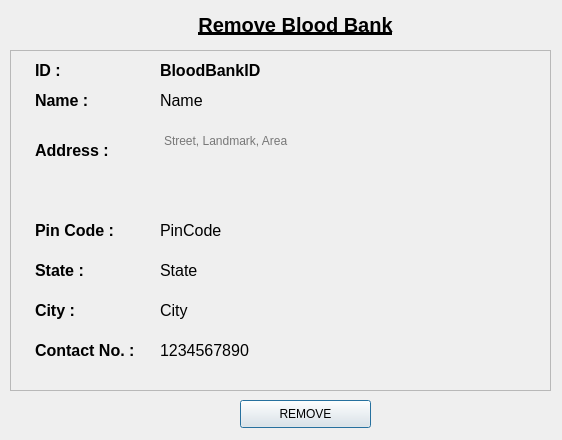
<?xml version="1.0" encoding="UTF-8"?>
<ui version="4.0">
 <class>removeBloodBank</class>
 <widget class="QDialog" name="removeBloodBank">
  <property name="geometry">
   <rect>
    <x>0</x>
    <y>0</y>
    <width>562</width>
    <height>440</height>
   </rect>
  </property>
  <property name="sizePolicy">
   <sizepolicy hsizetype="Fixed" vsizetype="Fixed">
    <horstretch>0</horstretch>
    <verstretch>0</verstretch>
   </sizepolicy>
  </property>
  <property name="minimumSize">
   <size>
    <width>562</width>
    <height>440</height>
   </size>
  </property>
  <property name="maximumSize">
   <size>
    <width>562</width>
    <height>440</height>
   </size>
  </property>
  <property name="windowTitle">
   <string/>
  </property>
  <widget class="QPushButton" name="removeButton">
   <property name="geometry">
    <rect>
     <x>240</x>
     <y>400</y>
     <width>131</width>
     <height>28</height>
    </rect>
   </property>
   <property name="text">
    <string>REMOVE</string>
   </property>
  </widget>
  <widget class="QLabel" name="title">
   <property name="geometry">
    <rect>
     <x>130</x>
     <y>0</y>
     <width>331</width>
     <height>51</height>
    </rect>
   </property>
   <property name="text">
    <string>&lt;html&gt;&lt;head/&gt;&lt;body&gt;&lt;p align=&quot;center&quot;&gt;&lt;span style=&quot; font-size:15pt; font-weight:600; text-decoration: underline;&quot;&gt;Remove Blood Bank&lt;/span&gt;&lt;/p&gt;&lt;/body&gt;&lt;/html&gt;</string>
   </property>
  </widget>
  <widget class="QFrame" name="frame">
   <property name="geometry">
    <rect>
     <x>10</x>
     <y>50</y>
     <width>541</width>
     <height>341</height>
    </rect>
   </property>
   <property name="styleSheet">
    <string notr="true"/>
   </property>
   <property name="frameShape">
    <enum>QFrame::StyledPanel</enum>
   </property>
   <property name="frameShadow">
    <enum>QFrame::Raised</enum>
   </property>
   <widget class="QLabel" name="nameLabel">
    <property name="geometry">
     <rect>
      <x>25</x>
      <y>30</y>
      <width>101</width>
      <height>41</height>
     </rect>
    </property>
    <property name="text">
     <string>&lt;html&gt;&lt;head/&gt;&lt;body&gt;&lt;p&gt;&lt;span style=&quot; font-size:12pt; font-weight:600;&quot;&gt;Name :&lt;/span&gt;&lt;/p&gt;&lt;/body&gt;&lt;/html&gt;</string>
    </property>
   </widget>
   <widget class="QLabel" name="addressLabel">
    <property name="geometry">
     <rect>
      <x>25</x>
      <y>80</y>
      <width>101</width>
      <height>41</height>
     </rect>
    </property>
    <property name="text">
     <string>&lt;html&gt;&lt;head/&gt;&lt;body&gt;&lt;p&gt;&lt;span style=&quot; font-size:12pt; font-weight:600;&quot;&gt;Address :&lt;/span&gt;&lt;/p&gt;&lt;/body&gt;&lt;/html&gt;</string>
    </property>
   </widget>
   <widget class="QLabel" name="contactLabel">
    <property name="geometry">
     <rect>
      <x>25</x>
      <y>280</y>
      <width>131</width>
      <height>41</height>
     </rect>
    </property>
    <property name="text">
     <string>&lt;html&gt;&lt;head/&gt;&lt;body&gt;&lt;p&gt;&lt;span style=&quot; font-size:12pt; font-weight:600;&quot;&gt;Contact No. :&lt;/span&gt;&lt;/p&gt;&lt;/body&gt;&lt;/html&gt;</string>
    </property>
   </widget>
   <widget class="QLabel" name="stateLabel">
    <property name="geometry">
     <rect>
      <x>25</x>
      <y>200</y>
      <width>101</width>
      <height>41</height>
     </rect>
    </property>
    <property name="text">
     <string>&lt;html&gt;&lt;head/&gt;&lt;body&gt;&lt;p&gt;&lt;span style=&quot; font-size:12pt; font-weight:600;&quot;&gt;State :&lt;/span&gt;&lt;/p&gt;&lt;/body&gt;&lt;/html&gt;</string>
    </property>
   </widget>
   <widget class="QLabel" name="pinCodeLabel">
    <property name="geometry">
     <rect>
      <x>25</x>
      <y>160</y>
      <width>101</width>
      <height>41</height>
     </rect>
    </property>
    <property name="text">
     <string>&lt;html&gt;&lt;head/&gt;&lt;body&gt;&lt;p&gt;&lt;span style=&quot; font-size:12pt; font-weight:600;&quot;&gt;Pin Code :&lt;/span&gt;&lt;/p&gt;&lt;/body&gt;&lt;/html&gt;</string>
    </property>
   </widget>
   <widget class="QLabel" name="cityLabel">
    <property name="geometry">
     <rect>
      <x>25</x>
      <y>240</y>
      <width>101</width>
      <height>41</height>
     </rect>
    </property>
    <property name="text">
     <string>&lt;html&gt;&lt;head/&gt;&lt;body&gt;&lt;p&gt;&lt;span style=&quot; font-size:12pt; font-weight:600;&quot;&gt;City :&lt;/span&gt;&lt;/p&gt;&lt;/body&gt;&lt;/html&gt;</string>
    </property>
   </widget>
   <widget class="QTextBrowser" name="address">
    <property name="geometry">
     <rect>
      <x>150</x>
      <y>80</y>
      <width>371</width>
      <height>61</height>
     </rect>
    </property>
    <property name="styleSheet">
     <string notr="true">background-color:transparent;
border:none;</string>
    </property>
    <property name="placeholderText">
     <string>Street, Landmark, Area</string>
    </property>
   </widget>
   <widget class="QLabel" name="pinCode">
    <property name="geometry">
     <rect>
      <x>150</x>
      <y>170</y>
      <width>181</width>
      <height>21</height>
     </rect>
    </property>
    <property name="styleSheet">
     <string notr="true">font-size:12pt;</string>
    </property>
    <property name="text">
     <string>PinCode</string>
    </property>
   </widget>
   <widget class="QLabel" name="state">
    <property name="geometry">
     <rect>
      <x>150</x>
      <y>210</y>
      <width>181</width>
      <height>21</height>
     </rect>
    </property>
    <property name="styleSheet">
     <string notr="true">font-size:12pt;</string>
    </property>
    <property name="text">
     <string>State</string>
    </property>
   </widget>
   <widget class="QLabel" name="city">
    <property name="geometry">
     <rect>
      <x>150</x>
      <y>250</y>
      <width>181</width>
      <height>21</height>
     </rect>
    </property>
    <property name="styleSheet">
     <string notr="true">font-size:12pt;</string>
    </property>
    <property name="text">
     <string>City</string>
    </property>
   </widget>
   <widget class="QLabel" name="contact">
    <property name="geometry">
     <rect>
      <x>150</x>
      <y>290</y>
      <width>181</width>
      <height>21</height>
     </rect>
    </property>
    <property name="styleSheet">
     <string notr="true">font-size:12pt;</string>
    </property>
    <property name="text">
     <string>1234567890</string>
    </property>
   </widget>
   <widget class="QLabel" name="name">
    <property name="geometry">
     <rect>
      <x>150</x>
      <y>30</y>
      <width>371</width>
      <height>41</height>
     </rect>
    </property>
    <property name="styleSheet">
     <string notr="true">font-size:12pt;</string>
    </property>
    <property name="text">
     <string>Name</string>
    </property>
   </widget>
   <widget class="QLabel" name="IDLabel">
    <property name="geometry">
     <rect>
      <x>25</x>
      <y>0</y>
      <width>131</width>
      <height>41</height>
     </rect>
    </property>
    <property name="text">
     <string>&lt;html&gt;&lt;head/&gt;&lt;body&gt;&lt;p&gt;&lt;span style=&quot; font-size:12pt; font-weight:600;&quot;&gt;ID :&lt;/span&gt;&lt;/p&gt;&lt;/body&gt;&lt;/html&gt;</string>
    </property>
   </widget>
   <widget class="QLabel" name="bloodBankID">
    <property name="geometry">
     <rect>
      <x>150</x>
      <y>0</y>
      <width>371</width>
      <height>41</height>
     </rect>
    </property>
    <property name="styleSheet">
     <string notr="true">font-size:12pt;
font-weight: bold;</string>
    </property>
    <property name="text">
     <string>BloodBankID</string>
    </property>
   </widget>
  </widget>
 </widget>
 <resources/>
 <connections/>
</ui>
